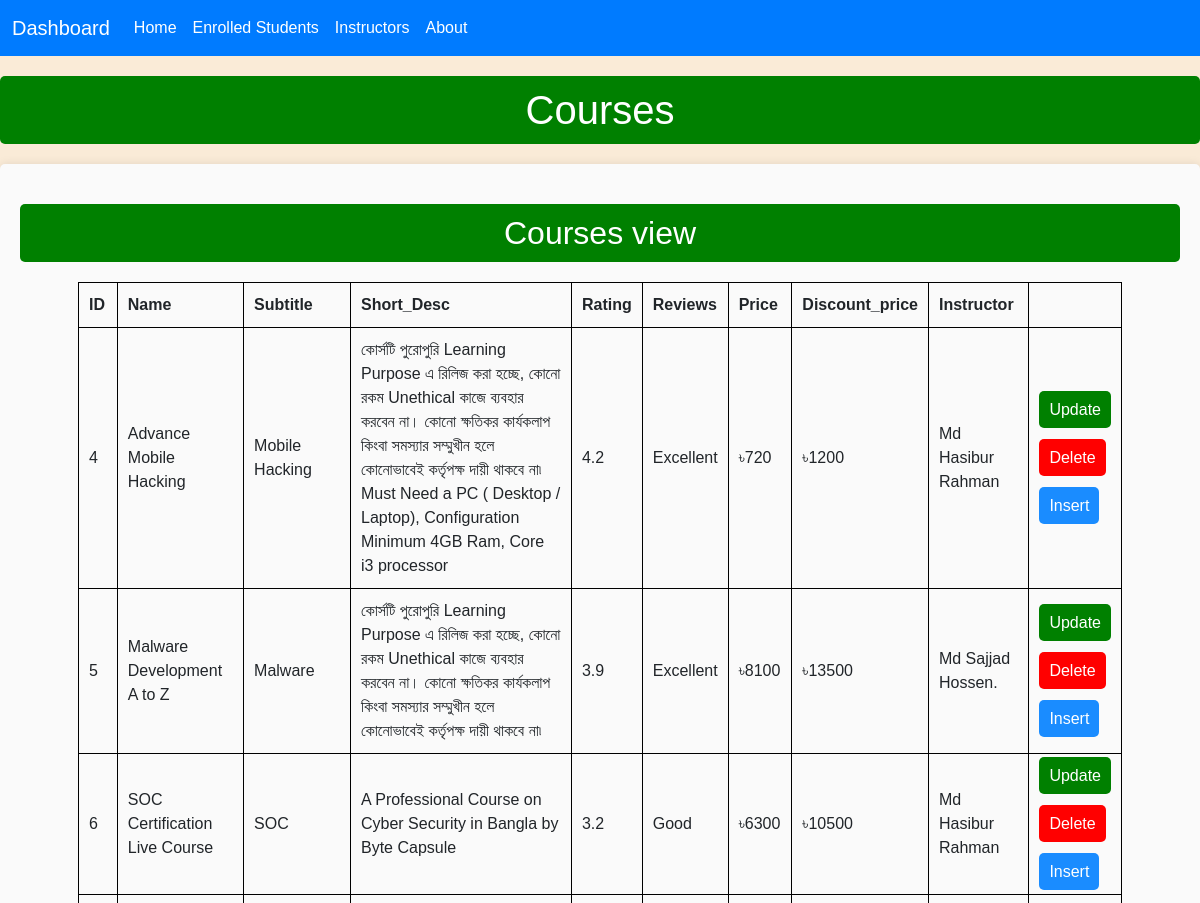
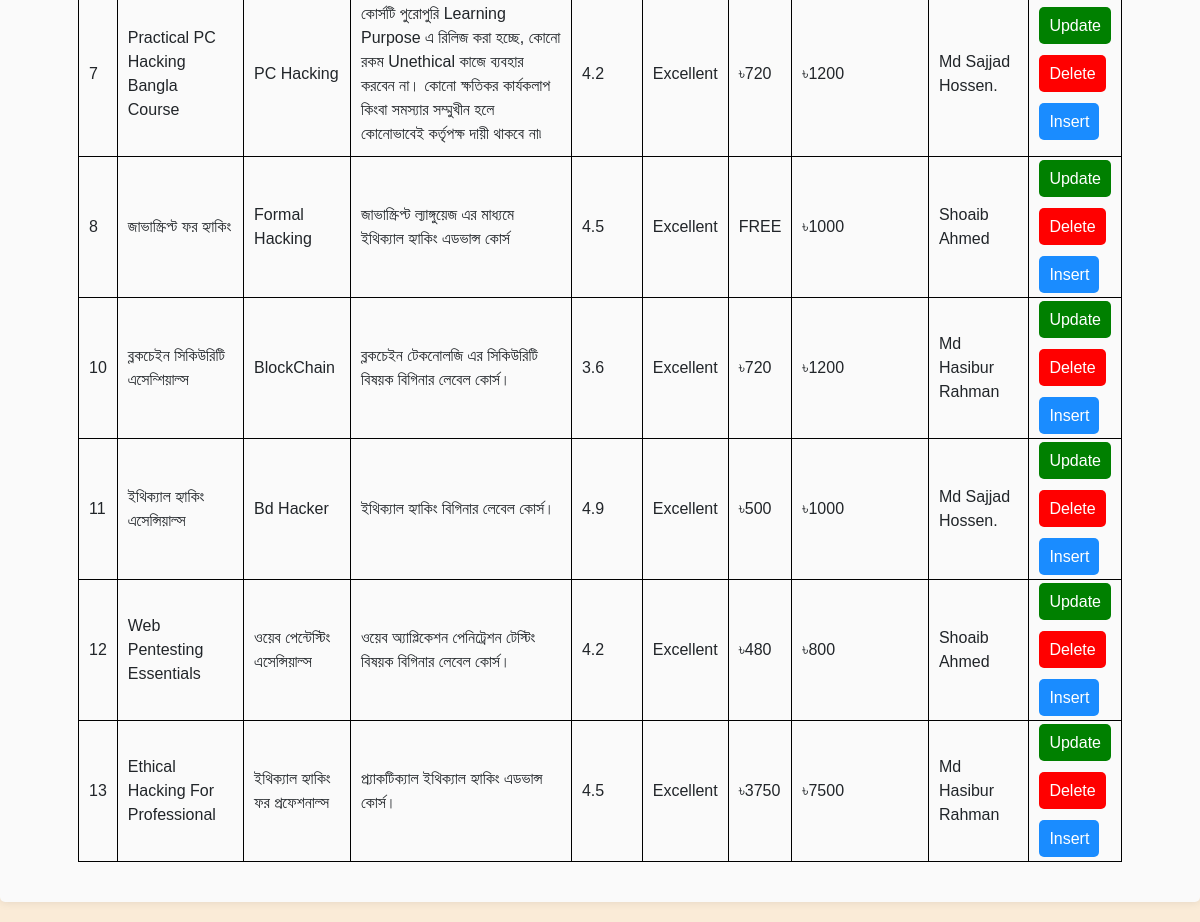
The app's page /course_view.php with its own data (2 pictures, top to bottom).
### tables this page shows
CREATE TABLE `courses` (
  `id` int(11) NOT NULL,
  `name` varchar(255) NOT NULL,
  `subtitle` text DEFAULT NULL,
  `short_desc` text DEFAULT NULL,
  `rating` float DEFAULT NULL,
  `reviews` varchar(50) DEFAULT NULL,
  `price` varchar(50) NOT NULL,
  `discount` varchar(50) NOT NULL,
  `instructor_img` varchar(20) NOT NULL,
  `instructor` varchar(50) NOT NULL,
  `image` varchar(255) DEFAULT NULL
);

### course_view.php (the view, shortened to what this page needs)
<!doctype html>
<html lang="en">
<head>
  <link href="https://cdn.jsdelivr.net/npm/bootstrap@5.3.3/dist/css/bootstrap.min.css" rel="stylesheet">
</head>
<body>
<nav class="navbar navbar-expand-lg navbar-dark">
  <div class="container-fluid">
    <a class="navbar-brand" href="#">Dashboard</a>
    <div class="collapse navbar-collapse" id="navbarNav">
      <ul class="navbar-nav">
        <li class="nav-item">
          <a class="nav-link" href="admin.php">Home</a>
        </li>
        <li class="nav-item">
          <a class="nav-link" href="enroll-view.php">Enrolled Students</a>
        </li>
        <li class="nav-item">
          <a class="nav-link" href="#">Instructors</a>
        </li>
        <li class="nav-item">
          <a class="nav-link" href="#">About</a>
        </li>
      </ul>
    </div>
  </div>
</nav>
  <h1>Courses</h1>
  <div class="form-container">
    <h2>Courses view</h2>
    <table>
      <thead>
        <tr>
          <th>ID</th>
          <th>Name</th>
          <th>Subtitle</th>
          <th>Short_Desc</th>
          <th>Rating</th>
          <th>Reviews</th>
          <th>Price</th>
          <th>Discount_price</th>
          <th>Instructor</th>
        </tr>
      </thead>
      <tbody>
        <?php
        include 'db.php';
        $result = $conn->query("SELECT * FROM courses");
        while ($row = $result->fetch_assoc()) {
          echo "<tr>
                  <td>{$row['id']}</td>
                  <td>{$row['name']}</td>
                  <td>{$row['subtitle']}</td>
                  <td>{$row['short_desc']}</td>
                  <td>{$row['rating']}</td>
                  <td>{$row['reviews']}</td>
                  <td>{$row['price']}</td>
                  <td>{$row['discount']}</td>
                  <td>{$row['instructor']}</td>
                  <td>
                   <span class='edit'> <a  href='update_enrollment.php?id={$row['id']}'>Update</a></span>
                   <br>
                   <br>
                    <a class='delete' href='delete_course.php?id={$row['id']}'>Delete</a>
                    <br>
                    <br>
                    <a class='insert' href='admin.php?id={$row['id']}'>Insert </a>
                  </td>
                </tr>";
        }
        ?>
      </tbody>
    </table>
  </div>
</body>
</html>

### course_view.php (style rules this page uses)
.navbar { background-color: #007bff; }
.navbar-brand, .navbar-nav .nav-link { color: #ffffff; }
body { width: 100%; background-color: antiquewhite; font-family: Arial, sans-serif; }
.form-container { width: 100%; margin: 20px auto; border-radius: 5px; background-color: rgb(250, 250, 250); box-shadow: 0 0 10px rgba(0, 0, 0, 0.1); padding: 20px; }
h1, h2 { color: white; padding: 10px; background-color: green; border-radius: 5px; text-align: center; margin-top:20px }
table { width: 90%; margin: 20px auto; border-collapse: collapse; }
table, th, td { border: 1px solid black; }
th, td { padding: 10px; text-align: left; }
.edit a { width: 250px; background: green; padding:10px; border-radius:5px; text-decoration:none; }
.delete { background:red; padding:10px; border-radius:5px; text-decoration:none; }
.insert { background:#1a8cff; padding:10px; border-radius:5px; text-decoration:none; }
a { color:white; }

### records on screen
courses: id "4", name "Advance Mobile Hacking", subtitle "Mobile Hacking", short_desc "কোর্সটি পুরোপুরি Learning Purpose এ রিলিজ করা হচ্ছে, কোনো রকম Unethical কাজে ব্যবহার করবেন না। কোনো ক্ষতিকর কার্যকলাপ কিংবা সমস্যার সম্মুখীন হলে কোনোভাবেই কর্তৃপক্ষ দায়ী থাকবে না৷ Must Need a PC ( Desktop / Laptop), Configuration Minimum 4GB Ram, Core i3 processor", rating "4.2", reviews "Excellent", price "৳720", discount "৳1200", instructor "Md Hasibur Rahman"
courses: id "5", name "Malware Development A to Z", subtitle "Malware", short_desc "কোর্সটি পুরোপুরি Learning Purpose এ রিলিজ করা হচ্ছে, কোনো রকম Unethical কাজে ব্যবহার করবেন না। কোনো ক্ষতিকর কার্যকলাপ কিংবা সমস্যার সম্মুখীন হলে কোনোভাবেই কর্তৃপক্ষ দায়ী থাকবে না৷", rating "3.9", reviews "Excellent", price "৳8100", discount "৳13500", instructor "Md Sajjad Hossen."
courses: id "6", name "SOC Certification Live Course", subtitle "SOC", short_desc "A Professional Course on Cyber Security in Bangla by Byte Capsule", rating "3.2", reviews "Good", price "৳6300", discount "৳10500", instructor "Md Hasibur Rahman"
courses: id "7", name "Practical PC Hacking Bangla Course", subtitle "PC Hacking", short_desc "কোর্সটি পুরোপুরি Learning Purpose এ রিলিজ করা হচ্ছে, কোনো রকম Unethical কাজে ব্যবহার করবেন না। কোনো ক্ষতিকর কার্যকলাপ কিংবা সমস্যার সম্মুখীন হলে কোনোভাবেই কর্তৃপক্ষ দায়ী থাকবে না৷", rating "4.2", reviews "Excellent", price "৳720", discount "৳1200", instructor "Md Sajjad Hossen."
courses: id "8", name "জাভাস্ক্রিপ্ট ফর হ্যাকিং", subtitle "Formal Hacking", short_desc "জাভাস্ক্রিপ্ট ল্যাঙ্গুয়েজ এর মাধ্যমে ইথিক্যাল হ্যাকিং এডভান্স কোর্স", rating "4.5", reviews "Excellent", price "FREE", discount "৳1000", instructor "Shoaib Ahmed"
courses: id "10", name "ব্লকচেইন সিকিউরিটি এসেন্শিয়াল্স", subtitle "BlockChain", short_desc "ব্লকচেইন টেকনোলজি এর সিকিউরিটি বিষয়ক বিগিনার লেবেল কোর্স।", rating "3.6", reviews "Excellent", price "৳720", discount "৳1200", instructor "Md Hasibur Rahman"
courses: id "11", name "ইথিক্যাল হ্যাকিং এসেন্সিয়াল্স", subtitle "Bd Hacker", short_desc "ইথিক্যাল হ্যাকিং বিগিনার লেবেল কোর্স।", rating "4.9", reviews "Excellent", price "৳500", discount "৳1000", instructor "Md Sajjad Hossen."
courses: id "12", name "Web Pentesting Essentials", subtitle "ওয়েব পেন্টেস্টিং এসেন্সিয়াল্স", short_desc "ওয়েব অ্যাপ্লিকেশন পেনিট্রেশন টেস্টিং বিষয়ক বিগিনার লেবেল কোর্স।", rating "4.2", reviews "Excellent", price "৳480", discount "৳800", instructor "Shoaib Ahmed"
courses: id "13", name "Ethical Hacking For Professional", subtitle "ইথিক্যাল হ্যাকিং ফর প্রফেশনাল্স", short_desc "প্র্যাকটিক্যাল ইথিক্যাল হ্যাকিং এডভান্স কোর্স।", rating "4.5", reviews "Excellent", price "৳3750", discount "৳7500", instructor "Md Hasibur Rahman"
